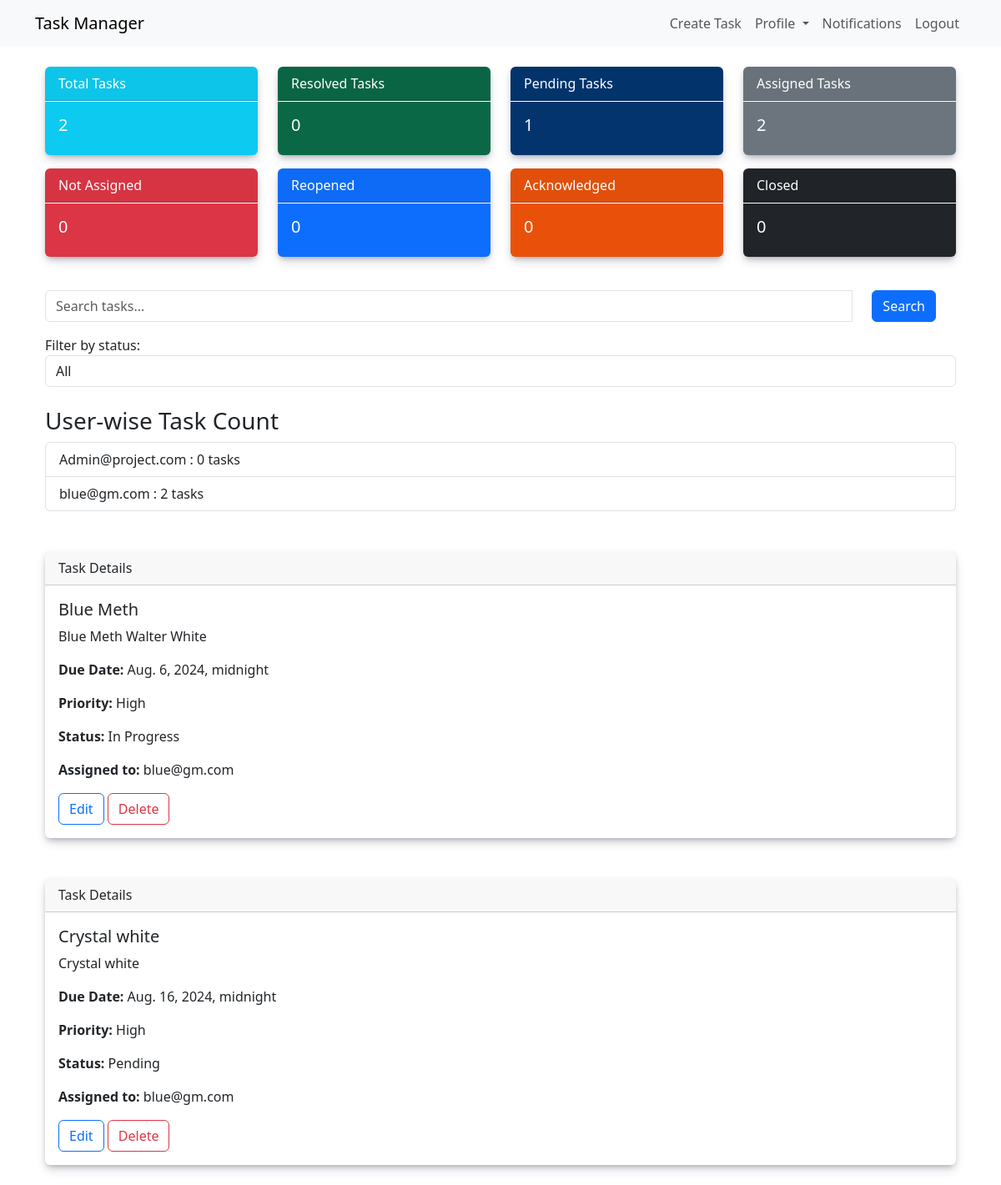
The app's page /admin_view/ (signed in) with its own data.
### core/models.py (models this page shows, shortened)
class User(AbstractBaseUser):
    email = models.EmailField(unique=True)
    first_name = models.CharField(max_length=30, blank=True)
    last_name = models.CharField(max_length=30, blank=True)
    is_active = models.BooleanField(default=True)
    is_staff = models.BooleanField(default=False)
    is_superuser = models.BooleanField(default=False)
    objects = CustomUserManager()
    USERNAME_FIELD = 'email'
    REQUIRED_FIELDS = []
    def __str__(self):
        return self.email

class Task(models.Model):
    PRIORITY_CHOICES = [
        ('L', 'Low'),
        ('M', 'Medium'),
        ('H', 'High'),
    ]
    STATUS_CHOICES = [
        ('Not Assigned', 'Not Assigned'),
        ('Acknowledged', 'Acknowledged'),
        ('Pending', 'Pending'),
        ('In Progress', 'In Progress'),
        ('Resolved', 'Resolved'),
        ('Reopened', 'Reopened'),
        ('Closed', 'Closed'),
    ]
    TASK_TYPE_CHOICES = [
        ('Query', 'Query'),
        ('Techinical Issue', 'Techinical Issue'),
        ('Request', 'Request'),
        ('Other', 'Other')
    ]
    title = models.CharField(max_length=200)
    uuid = models.CharField(max_length=8, unique=True, editable=False, blank=True)
    description = models.TextField(null=True, blank=True)
    created_at = models.DateTimeField(auto_now_add=True)
    due_date = models.DateTimeField(null=True, blank=True)
    task_type = models.CharField(max_length=50, choices=TASK_TYPE_CHOICES, default='Other')
    priority = models.CharField(max_length=1, choices=PRIORITY_CHOICES, default='L')
    status = models.CharField(max_length=50, choices=STATUS_CHOICES, default='Not Assigned')
    department = models.ForeignKey(Department, on_delete=models.CASCADE, related_name='dept')
    project = models.ForeignKey(Project, on_delete=models.CASCADE, related_name='tasks')
    assigned_to = models.ForeignKey(User, on_delete=models.SET_NULL, null=True, blank=True, related_name='tasks')
    completed_at = models.DateTimeField(null=True, blank=True)
    tags = models.ManyToManyField(Tag, blank=True)  # Add this field

### core/views.py (the view)
# urls.py: path('admin_view/', admin_view, name='adminview'),
@user_passes_test(is_super_admin)
def admin_view(request):
    all_tasks = Task.objects.all()
    search_query = request.GET.get('search', '')
    if search_query:
        all_tasks = all_tasks.filter(title__icontains=search_query)
    status_filter = request.GET.get('status', '')
    if status_filter:
        all_tasks = all_tasks.filter(status=status_filter)
    count_task = all_tasks.count()
    count_successful = all_tasks.filter(status='Resolved').count()
    count_pending = all_tasks.filter(status='Pending').count()
    count_reopen = all_tasks.filter(status='Reopened').count()
    count_acknowledged = all_tasks.filter(status='Acknowledged').count()
    count_closed = all_tasks.filter(status='Closed').count()
    count_assigned = all_tasks.exclude(assigned_to=None).count()
    count_not_assigned = all_tasks.filter(assigned_to=None).count()
    user_task_counts = User.objects.annotate(task_count=Count('tasks'))
    context = {
        'all_tasks': all_tasks,
        'count_task': count_task,
        'count_reopen': count_reopen,
        'count_acknowledged': count_acknowledged,
        'count_closed': count_closed,
        'count_successful': count_successful,
        'count_pending': count_pending,
        'count_assigned': count_assigned,
        'count_not_assigned': count_not_assigned,
        'user_task_counts': user_task_counts,
        'search_query': search_query,
        'status_filter': status_filter
    }
    return render(request, 'adminview.html', context)

### core/views.py (called while the page is built)
def is_super_admin(user):
    return user.is_superuser

### templates/adminview.html (shortened to what this page needs)
{% extends 'base.html' %}
{% block content %}
<div class="container">
    <div class="row mb-4">
        <div class="col-md-3">
            <div class="card text-white bg-info mb-3">
                <div class="card-header">Total Tasks</div>
                <div class="card-body">
                    <h5 class="card-title">{{ count_task }}</h5>
                </div>
            </div>
        </div>
        <div class="col-md-3">
            <div class="card text-white bg-success mb-3">
                <div class="card-header">Resolved Tasks</div>
                <div class="card-body">
                    <h5 class="card-title">{{ count_successful }}</h5>
                </div>
            </div>
        </div>
        <div class="col-md-3">
            <div class="card text-white bg-warning mb-3">
                <div class="card-header">Pending Tasks</div>
                <div class="card-body">
                    <h5 class="card-title">{{ count_pending }}</h5>
                </div>
            </div>
        </div>
        <div class="col-md-3">
            <div class="card text-white bg-secondary mb-3">
                <div class="card-header">Assigned Tasks</div>
                <div class="card-body">
                    <h5 class="card-title">{{ count_assigned }}</h5>
                </div>
            </div>
        </div>
        <div class="col-md-3">
            <div class="card text-white bg-danger mb-3">
                <div class="card-header">Not Assigned</div>
                <div class="card-body">
                    <h5 class="card-title">{{ count_not_assigned }}</h5>
                </div>
            </div>
        </div>
        <div class="col-md-3">
            <div class="card text-white bg-primary mb-3">
                <div class="card-header">Reopened</div>
                <div class="card-body">
                    <h5 class="card-title">{{ count_reopen }}</h5>
                </div>
            </div>
        </div>
        <div class="col-md-3">
            <div class="card text-white  bg-orange mb-3">
                <div class="card-header">Acknowledged</div>
                <div class="card-body">
                    <h5 class="card-title">{{ count_acknowledged }}</h5>
                </div>
            </div>
        </div>
        <div class="col-md-3">
            <div class="card text-white bg-dark mb-3">
                <div class="card-header">Closed</div>
                <div class="card-body">
                    <h5 class="card-title">{{ count_closed }}</h5>
                </div>
            </div>
        </div>
    </div>
    <form method="get" class="mb-4">
        <div class="input-group">
            <input type="text" name="search" class="form-control" placeholder="Search tasks..." value="{{ search_query }}">
            <div class="input-group-append">
                <button class="btn btn-primary mx-4" type="submit">Search</button>
            </div>
        </div>
        <div class="mt-3">
            <label for="status-filter">Filter by status:</label>
            <select name="status" id="status-filter" class="form-control">
                <option value="">All</option>
            </select>
        </div>
    </form>
    <h3>User-wise Task Count</h3>
    <ul class="list-group mb-4">
        {% for user in user_task_counts %}
        <li class="list-group-item">
            {{ user.email }} : {{ user.task_count }} tasks
        </li>
        {% empty %}
        <li class="list-group-item">No users found.</li>
        {% endfor %}
    </ul>
    {% for task in all_tasks %}
    <div class="card mt-5 mb-4">
        <div class="card-header">
            Task Details
        </div>
        <div class="card-body">
            <h5 class="card-title">{{ task.title }}</h5>
            <p class="card-text">{{ task.description }}</p>
            <p><strong>Due Date:</strong> {{ task.due_date }}</p>
            <p><strong>Priority:</strong> {{ task.get_priority_display }}</p>
            <p><strong>Status:</strong> {{ task.get_status_display }}</p>
            <p><strong>Assigned to:</strong> {{ task.assigned_to }}</p>
            <a href="{% url 'task-update' task.pk %}" class="btn btn-outline-primary">Edit</a>
            <a href="{% url 'task-delete' task.pk %}" class="btn btn-outline-danger">Delete</a>
        </div>
    </div>
    {% endfor %}
</div>
{% endblock %}

### templates/adminview.html (style rules this page uses)
.bg-orange { background-color: rgb(233, 81, 11); }
.bg-warning { background-color: #03346E !important; }
.bg-success { background-color: #0A6847 !important; }
.card-body { border-top: 1px solid white; }
.card { box-shadow: rgba(50, 50, 93, 0.25) 0px 6px 12px -2px, rgba(0, 0, 0, 0.3) 0px 3px 7px -3px; border: none; transition: all ease-in-out .75s; }

### records on screen
User: email "Admin@project.com", task_count "0"
User: email "blue@gm.com", task_count "2"
Task: title "Blue Meth", description "Blue Meth Walter White", due_date "Aug. 6, 2024, midnight", priority "High", status "In Progress", assigned_to "blue@gm.com"
Task: title "Crystal white", description "Crystal white", due_date "Aug. 16, 2024, midnight", priority "High", status "Pending", assigned_to "blue@gm.com"

### other values on screen
{{ count_task }} "2"
{{ count_successful }} "0"
{{ count_pending }} "1"
{{ count_assigned }} "2"
{{ count_not_assigned }} "0"
{{ count_reopen }} "0"
{{ count_acknowledged }} "0"
{{ count_closed }} "0"
